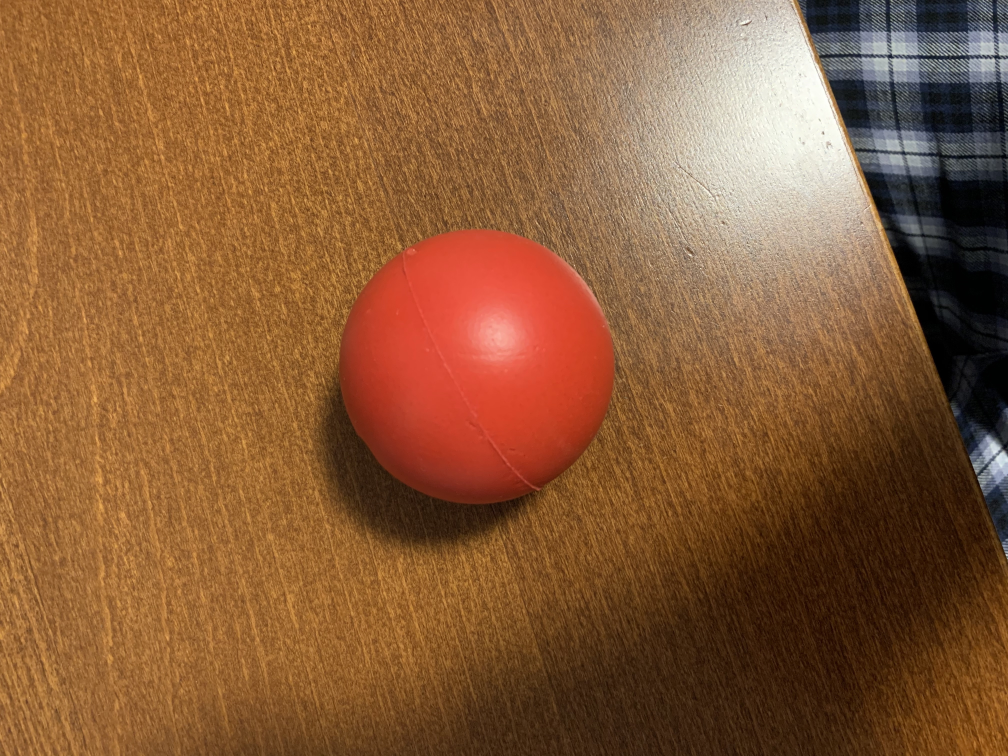
#> input picture configuration/image/ball.jpg, 4032 x 3024 px, given in place of the camera (shown at 1/4 size)
$ python live_video_object_detection.py
#> lines starting #> are read from the running program, lines starting #| are printed output that depends on the picture; after the words box and inside, x2 and y2 are one past the last pixel; in counts of white or black regions, pixels touching at a corner belong together
#> further down, image is the input picture: shape (3024, 4032, 3); mean B, G, R 55.5, 91.2, 136.7
import cv2
import numpy as np

### METHOD BLOCK BEGINS ###

def detect_object():

    """
    Possible optimization steps for the future:
    - Change blur values
    - Change minimum verticies count
    - Change minimum shape area count
    """


    # Arrays store the minimum and maximum values for each HSV value. Refer to "hsv_value_setup.py"
    minimum_values = np.array([7, 0, 0])
    maximum_values = np.array([150, 255, 255])

    image_HSV = cv2.cvtColor(image, cv2.COLOR_BGR2HSV)  # Converts the image from blue green red (BGR) to HSV
#> image_HSV: shape (3024, 4032, 3); mean H, S, V 20.5, 160, 137.6
    image_HSV_specific = cv2.inRange(image_HSV, minimum_values,
                                     maximum_values)  # Converts HSV image so only the red ball is displayed
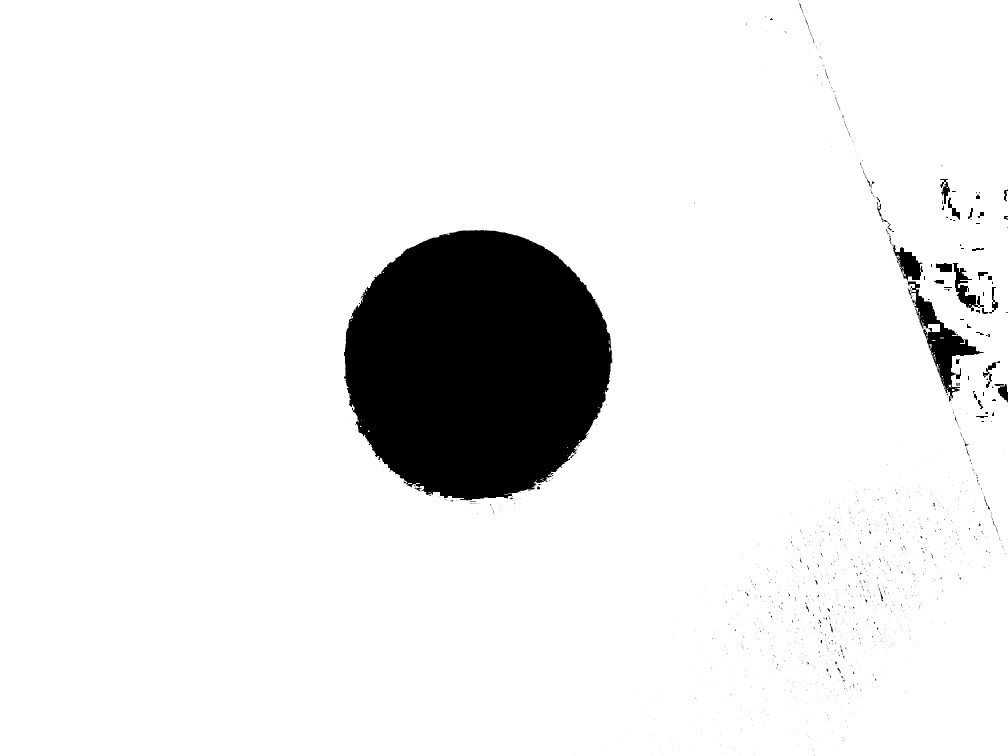
#> image_HSV_specific: shape (3024, 4032) (shown at 1/4 size); 92% white; 2127 black regions (1980 under 20 px)
    blur_image = cv2.blur(image_HSV_specific, (8, 8))
    contours, hierarchy = cv2.findContours(blur_image, cv2.RETR_LIST,
                                           cv2.CHAIN_APPROX_SIMPLE)  # Finds contours in image (which can be used to identify shapes)
#> contours = 81 contours, 39 with area under 20; largest, box (x1, y1, x2, y2) and area: (0, 0, 4032, 3024) 12184568, (1379, 924, 2446, 1998) 881150, (3712, 1293, 3912, 1550) 17634, (3583, 995, 3682, 1118) 5865, (3667, 1161, 3762, 1308) 5085
    contours = sorted(contours, key=lambda x:cv2.contourArea(x), reverse=True)

    # Displays image that the computer processes
    # cv2.imshow("Processed_Image", blur_image)

    for contour in contours:
        shape_area = cv2.contourArea(contour)
        if shape_area > 1500:  # If shape area is larger than 500 (makes sure random detectoins are not processed)
            perimeter = cv2.arcLength(contour, True)
            verticies = cv2.approxPolyDP(contour, 0.03 * perimeter, True)  # Adjust values as needed

            if len(verticies) > 6:  # Circles will still have verticies. If we can find a good balance then we are solid
                x, y, width, height = cv2.boundingRect(verticies)  # Gets parameters for a rectangle around object
                object_coordinates_in_frame = [x, y]
                object_rectangle_width_height = [width, height]

                # Determines if the ball is to the left or right of the car
                if x < video_frame_width: # Left
                    object_position_relative = 0
                elif x > video_frame_width: # Right
                    object_position_relative = 1
                else: # Center (Dead ahead)
                    object_position_relative = 2

                cv2.rectangle(image, (x, y), (x + width, y + height), (0, 255, 0), 3)  # Draws rectangle on image

                return 0  # Exits for loop after the ball is found to reduce execution time
#> this loop made 2 passes
#> (shape_area, perimeter, x, y, width, height, object_position_relative) on pass 2: (881150.5, 4308.6, 1387, 926, 1044, 1064, 1)
#> (shape_area, perimeter, verticies) on pass 1: (12184568, 14222.6, [[0, 0], [0, 3023], [4031, 3023], [4031, 0]])

### HELPER BLOCK ENDS ###

### MAIN CODE BLOCK BEGINS ###

# Video frame dimensions (480p) (funnily enough, these are also the center coordinates of the frame...)
video_frame_width = 640
video_frame_height = 480
video_brightness_adjustment = 7

video_capture = cv2.VideoCapture(0) # Captures video from computer webcam (May need to configure computer settings for this to work)
video_capture.set(3, video_frame_width)
video_capture.set(4, video_frame_height)
video_capture.set(10, video_brightness_adjustment)
# https://stackoverflow.com/questions/11420748/setting-camera-parameters-in-opencv-python --> good source to see what each .set() parameter does.

global object_position_relative, object_contour_area, object_coordinates_in_frame, object_rectangle_width_height
object_position_relative = 0 # 0 means left of center, 1 means right, 2 means center
object_contour_area = 0 # Gives indication of how close the object is to the car
object_coordinates_in_frame = [0,0] # Coordinates of object in the frame
object_rectangle_width_height = [0, 0] # Width and height of bounding rectangle

while True:
    success, image = video_capture.read()

    detect_object() # Calls method to process image and identify object

    cv2.imshow("Webcam_Input", image)

    if object_position_relative == 0: # Left
        print("Left")
    elif object_position_relative == 1: # Right
        print("Right")
    else: # center
        print("Center")

    if cv2.waitKey(1) & 0xFF == ord('q'): # If 'q' is pressed, code ends
#> (key q is pressed here)
        break


print("Terminated")

### MAIN CODE BLOCK ENDS ###
